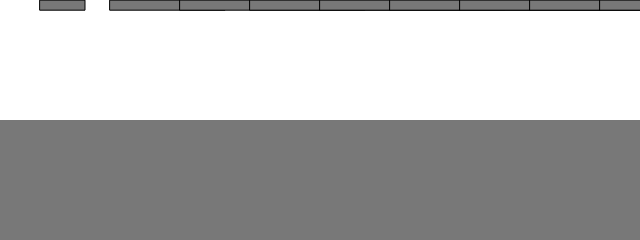
Frame 1 (no input)
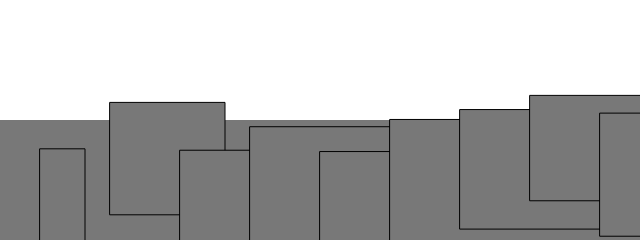
Frame 60 (no input)
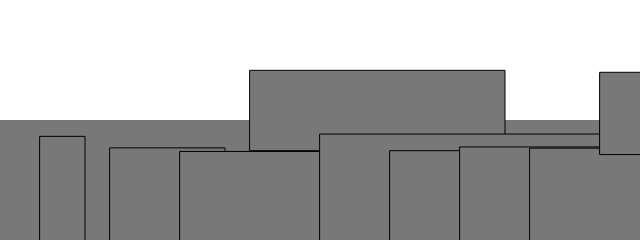
Frame 120 (the mouse pressed at the canvas centre since frame 60)

The p5.js sketch that drew these frames (run headless with seeded random() and noise() and a simulated clock; from frame 60 on, the mouse is pressed at the canvas centre):

// p5.js sketch
// ── sketch.js
let boxes = [];
let liquid;

function setup() {
    createCanvas(640, 240);

    reset();
    liquid = new Liquid(0, height / 2, width, height / 2, 0.1);


}



function draw() {
    background(255);
    liquid.show();


    for (let i = 0; i < 9; i++) {
        if(liquid.contains(boxes[i])){
            let dragForce=liquid.calculateDrag(boxes[i]);
            boxes[i].applyForce(dragForce);
        }

        let gravity=createVector(0,0.1*boxes[i].mass);

        boxes[i].applyForce(gravity);
        boxes[i].update();
        boxes[i].checkEdges();
        boxes[i].show();
    }
}
function mousePressed() {
    reset();
}

function reset() {
    for (let i = 0; i < 9; i++) {
        boxes[i] = new Box(5,10,40 + i * 70, 0, random(0.5, 3));
    }
}
// ── boxes.js
class Box {
    constructor(width, height, x, y, m) {
        this.dimension = createVector(width, height);
        this.position = createVector(x, y);
        this.mass = m;
        this.radius = m * 4;
        this.velocity = createVector(0, 0);
        this.acceleration = createVector(0, 0);
        this.topspeed = 2 * m;
    }

    show() {
        stroke(0);
       // strokeWeight(2);
        //fill(127);
        rect(this.position.x, this.position.y, this.position.x + this.dimension.x, this.position.y + this.dimension.y);
    }

    applyForce(force) {
        let f = p5.Vector.div(force, this.mass);
        this.acceleration.add(f);
    }

    update() {
        this.velocity.add(this.acceleration);
        this.velocity.limit(this.topspeed);
        this.position.add(this.velocity);
        this.acceleration.mult(0);
    }

    checkEdges() {
        if (this.position.y > height - this.radius) {
            this.velocity.y *= -0.9; // A little dampening when hitting the bottom
            this.position.y = height - this.radius;
        }
    }
}
// ── liquid.js
class Liquid {
    constructor(x, y, w, h, c) {
        this.x = x;
        this.y = y;
        this.w = w;
        this.h = h;
        this.c = c //drag coefficient
    }

    show() {
        noStroke();
        fill(120);
        rect(this.x, this.y, this.w, this.h);
    }

    contains(mover) {
        let pos = mover.position;

        return (pos.x > this.x && pos.x < this.x + this.w && pos.y > this.y && pos.y < this.y + this.h)
    }


    calculateDrag(mover){
        let speed=mover.velocity.mag();
        let dragMag=speed*speed*this.c;
        let drag=mover.velocity.copy();
        drag.mult(-1);
        drag.setMag(dragMag);

        return drag;
    }
}
